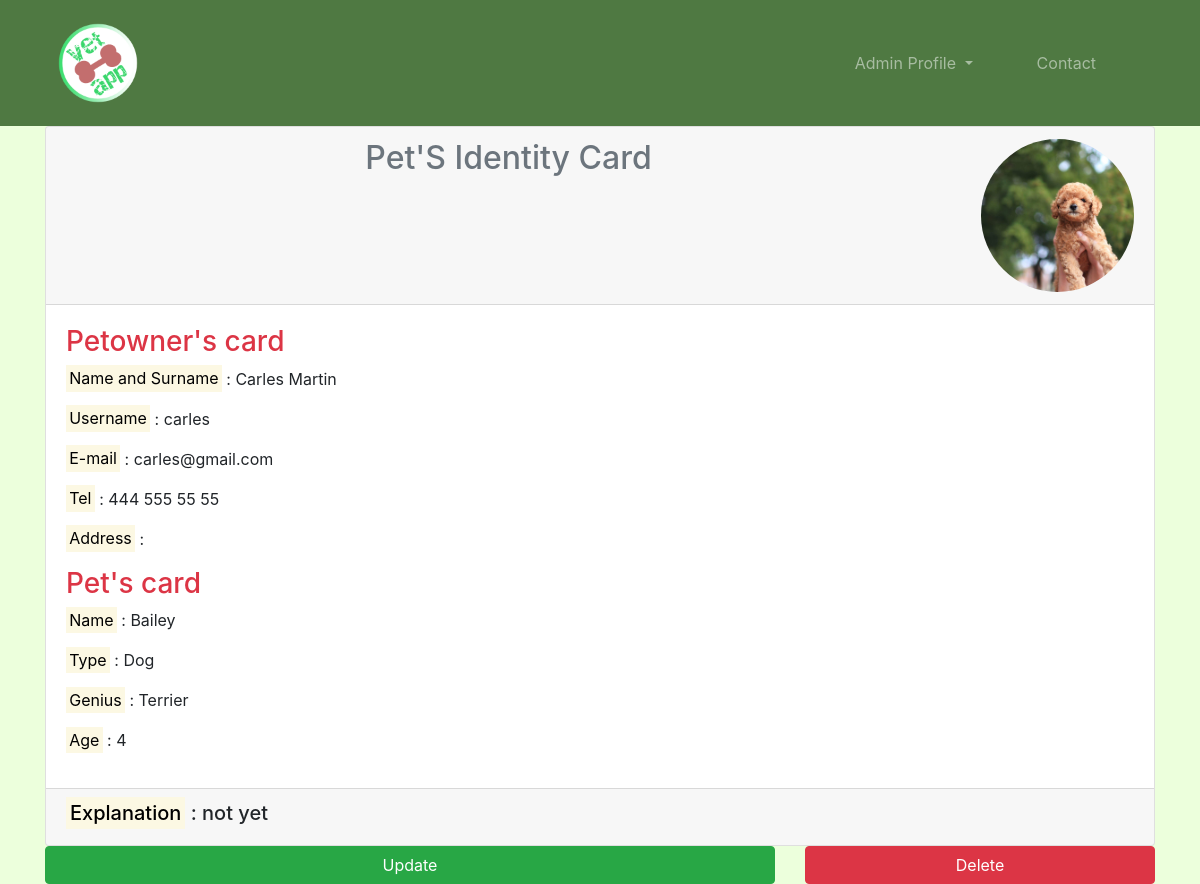
/pet/detail/34 (signed in), run on the app's committed database.
### pet/models.py (models this page shows)
class Pet(models.Model):
    petowner = models.ForeignKey("auth.user", on_delete=models.CASCADE)
    image = models.FileField(null=True, blank=True, verbose_name="Image")
    type = models.CharField(max_length=20, verbose_name="Type")
    genius = models.CharField(max_length=20, verbose_name="Genius")
    name = models.CharField(max_length=20, verbose_name="Name")
    age = models.CharField(max_length=4, verbose_name="Age")
    explanation = models.TextField(verbose_name="Explanation")
    created_date = models.DateField(auto_now_add=True, verbose_name="Created Date")

### user/models.py (models this page shows, shortened)
class Petowner(models.Model):
    user = models.OneToOneField(User, null=True, blank=False, verbose_name="User", on_delete=models.CASCADE)
    tel = models.CharField(max_length=13, verbose_name="Phone")
    address = models.CharField(max_length=100, verbose_name="Address")
    class Meta:
        verbose_name_plural = "Additional information for the user"

### pet/views.py (the view)
# urls.py: path('detail/<int:id>', views.detail, name='detail'),
@login_required(login_url="user:login")
@user_passes_test(lambda u: u.is_superuser)
def detail(request,id):
    pet = get_object_or_404(Pet, id=id) #önemli çekilecek veri bu
    user = get_object_or_404(User, pet=pet)
    petowner = get_object_or_404(Petowner, user=user)
    return render(request, "detail.html", {"pet":pet, "user":user, "petowner":petowner})

### templates/detail.html (shortened to what this page needs)
{% extends "base.html" %}
{% block body %}
    <header class="container-fluid">
        <div class="container">
            <div class="card">
                <div class="card-header text-center">
                    <div class="row">
                        <div class="col-md-9 col-lg-10">
                            <h2 class="text-center text-muted">Pet'S Identity Card</h2>
                        </div>
                        <div class="col-md-3 col-lg-2">
                            {% if pet.image %}
                                <img src="{{pet.image.url}}" class="img-fluid rounded-circle">
                            {% endif %}
                        </div>
                    </div>
                </div>
                <div class="card-body">
                        <h3 class="text-danger">Petowner's card</h3>
                        <p><mark>Name and Surname</mark> : {{pet.petowner.first_name}} {{pet.petowner.last_name}}</p>
                        <p><mark>Username</mark> : {{pet.petowner}}</p>
                        <p><mark>E-mail</mark> : {{pet.petowner.email}}</p>
                        <p><mark>Tel</mark> : {{petowner.tel}}</p>
                        <p><mark>Address</mark> : {{petowner.addres}}</p>
                        <h3 class="text-danger">Pet's card</h3>
                        <p><mark>Name</mark> : {{pet.name}}</p>
                        <p><mark>Type</mark> : {{pet.type}}</p>
                        <p><mark>Genius</mark> : {{pet.genius}}</p>
                        <p><mark>Age</mark> : {{pet.age}}</p>
                </div>
                <div class="card-footer">
                    <div class="row">
                        <div class="col-12">
                            <h5><mark>Explanation</mark> : {{pet.explanation}}</h5>
                        </div>
                    </div>
                </div>
            </div>
            <div class="row">
                <div class="col-8">
                    <a class="btn btn-success d-block w-100" href="/pet/update/{{pet.id}}">Update</a>
                </div>
                <div class="col-4">
                    <a class="btn btn-danger d-block w-100" href="/pet/delete/{{pet.id}}">Delete</a>
                </div>
            </div>
        </div>
    </header>
{% endblock %}

### data on the page
Pet: image (picture), petowner.first_name "Carles", petowner.last_name "Martin", petowner "carles", petowner.email "carles@gmail.com", name "Bailey", type "Dog", genius "Terrier", age "4", explanation "not yet"
Petowner: tel "444 555 55 55"
